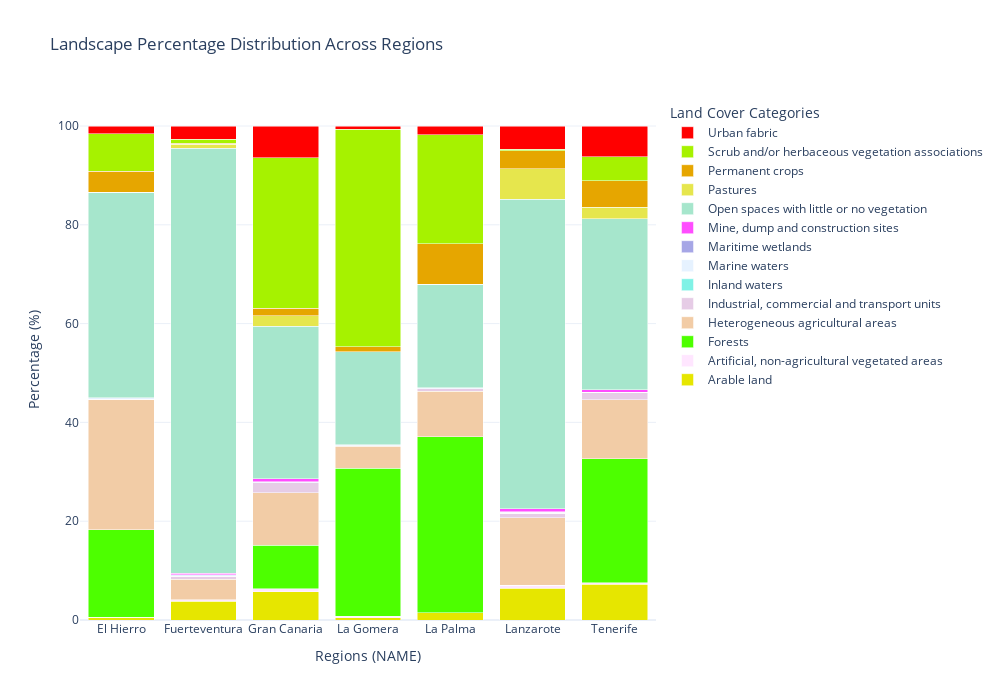

Source (notebook cell):
### Markdown cell above
# Export Plotly Plot as HTML (Optional)

### Code cell
# Step 8: Plot Stacked Bar Chart (Plotly)
# def plot_stacked_bar_chart_plotly(aggregated_data, clc_legend, selected_label):
unique_labels = aggregated_data["SelectedLabel"].unique()
filtered_legend = clc_legend[clc_legend[selected_label].isin(unique_labels)]

def parse_rgb(rgb_str):
    return f"rgb({','.join(rgb_str.split('-'))})"

filtered_legend["RGB_Tuple"] = filtered_legend["RGB"].apply(parse_rgb)
label_to_color = dict(zip(filtered_legend[selected_label], filtered_legend["RGB_Tuple"]))

pivot_data_percentage = aggregated_data.pivot(
    index="NAME", columns="SelectedLabel", values="PixelPercentage"
).fillna(0)

fig = go.Figure()

for label in pivot_data_percentage.columns:
    fig.add_trace(go.Bar(
        x=pivot_data_percentage.index, y=pivot_data_percentage[label],
        name=label, marker_color=label_to_color[label],
        hovertemplate="%{y:.2f}%",  # Format hover label with 1 decimal place and percentage sign
    ))

fig.update_layout(
    height=700, width=1000, barmode='stack', title="Landscape Percentage Distribution Across Regions",
    xaxis_title="Regions (NAME)", yaxis_title="Percentage (%)", legend_title="Land Cover Categories",
    hovermode="x unified", template="plotly_white"
)

# fig.update_layout(
#     autosize=True,
#     margin=dict(l=0, r=0, b=0, t=0),
#     title="Your Plot Title",
#     showlegend=False
# )


fig.show()

# # Plot stacked bar chart (Plotly)
# plot_stacked_bar_chart_plotly(aggregated_data, clc_legend, selected_label)

### Figure 1 — Plotly figure (JSON) as saved in the notebook; plotly's stock layout.template omitted (floating-point values rounded to 4 significant figures)
{"data": [{"hovertemplate": "%{y:.2f}%", "marker": {"color": "rgb(230,230,000)"}, "name": "Arable land", "type": "bar", "x": ["El Hierro", "Fuerteventura", "Gran Canaria", "La Gomera", "La Palma", "Lanzarote", "Tenerife"], "y": [0.5671, 3.759, 5.766, 0.4948, 1.478, 6.396, 7.266]}, {"hovertemplate": "%{y:.2f}%", "marker": {"color": "rgb(255,230,255)"}, "name": "Artificial, non-agricultural vegetated areas", "type": "bar", "x": ["El Hierro", "Fuerteventura", "Gran Canaria", "La Gomera", "La Palma", "Lanzarote", "Tenerife"], "y": [0, 0.343, 0.5528, 0.2583, 0.03398, 0.6544, 0.3061]}, {"hovertemplate": "%{y:.2f}%", "marker": {"color": "rgb(077,255,000)"}, "name": "Forests", "type": "bar", "x": ["El Hierro", "Fuerteventura", "Gran Canaria", "La Gomera", "La Palma", "Lanzarote", "Tenerife"], "y": [17.71, 0, 8.838, 29.97, 35.54, 0, 25.09]}, {"hovertemplate": "%{y:.2f}%", "marker": {"color": "rgb(242,204,166)"}, "name": "Heterogeneous agricultural areas", "type": "bar", "x": ["El Hierro", "Fuerteventura", "Gran Canaria", "La Gomera", "La Palma", "Lanzarote", "Tenerife"], "y": [26.26, 4.115, 10.64, 4.421, 9.278, 13.62, 11.93]}, {"hovertemplate": "%{y:.2f}%", "marker": {"color": "rgb(230,204,230)"}, "name": "Industrial, commercial and transport units", "type": "bar", "x": ["El Hierro", "Fuerteventura", "Gran Canaria", "La Gomera", "La Palma", "Lanzarote", "Tenerife"], "y": [0.1045, 0.6552, 1.943, 0.09788, 0.4629, 0.891, 1.361]}, {"hovertemplate": "%{y:.2f}%", "marker": {"color": "rgb(128,242,230)"}, "name": "Inland waters", "type": "bar", "x": ["El Hierro", "Fuerteventura", "Gran Canaria", "La Gomera", "La Palma", "Lanzarote", "Tenerife"], "y": [0, 0, 0.08712, 0, 0.05804, 0, 0]}, {"hovertemplate": "%{y:.2f}%", "marker": {"color": "rgb(230,242,255)"}, "name": "Marine waters", "type": "bar", "x": ["El Hierro", "Fuerteventura", "Gran Canaria", "La Gomera", "La Palma", "Lanzarote", "Tenerife"], "y": [0.3955, 0.2695, 0.139, 0.2094, 0.1628, 0.2651, 0.1577]}, {"hovertemplate": "%{y:.2f}%", "marker": {"color": "rgb(166,166,230)"}, "name": "Maritime wetlands", "type": "bar", "x": ["El Hierro", "Fuerteventura", "Gran Canaria", "La Gomera", "La Palma", "Lanzarote", "Tenerife"], "y": [0, 0.02046, 0, 0, 0, 0.05562, 0]}, {"hovertemplate": "%{y:.2f}%", "marker": {"color": "rgb(255,077,255)"}, "name": "Mine, dump and construction sites", "type": "bar", "x": ["El Hierro", "Fuerteventura", "Gran Canaria", "La Gomera", "La Palma", "Lanzarote", "Tenerife"], "y": [0, 0.3424, 0.6585, 0, 0.03964, 0.6674, 0.4755]}, {"hovertemplate": "%{y:.2f}%", "marker": {"color": "rgb(166,230,204)"}, "name": "Open spaces with little or no vegetation", "type": "bar", "x": ["El Hierro", "Fuerteventura", "Gran Canaria", "La Gomera", "La Palma", "Lanzarote", "Tenerife"], "y": [41.51, 85.94, 30.83, 18.87, 20.87, 62.62, 34.63]}, {"hovertemplate": "%{y:.2f}%", "marker": {"color": "rgb(230,230,077)"}, "name": "Pastures", "type": "bar", "x": ["El Hierro", "Fuerteventura", "Gran Canaria", "La Gomera", "La Palma", "Lanzarote", "Tenerife"], "y": [0, 0.8869, 2.163, 0, 0, 6.204, 2.315]}, {"hovertemplate": "%{y:.2f}%", "marker": {"color": "rgb(230,166,000)"}, "name": "Permanent crops", "type": "bar", "x": ["El Hierro", "Fuerteventura", "Gran Canaria", "La Gomera", "La Palma", "Lanzarote", "Tenerife"], "y": [4.261, 0.2082, 1.524, 0.9679, 8.203, 3.607, 5.365]}, {"hovertemplate": "%{y:.2f}%", "marker": {"color": "rgb(166,242,000)"}, "name": "Scrub and/or herbaceous vegetation associations", "type": "bar", "x": ["El Hierro", "Fuerteventura", "Gran Canaria", "La Gomera", "La Palma", "Lanzarote", "Tenerife"], "y": [7.649, 0.7346, 30.42, 44.06, 22.12, 0.2923, 4.918]}, {"hovertemplate": "%{y:.2f}%", "marker": {"color": "rgb(255,000,000)"}, "name": "Urban fabric", "type": "bar", "x": ["El Hierro", "Fuerteventura", "Gran Canaria", "La Gomera", "La Palma", "Lanzarote", "Tenerife"], "y": [1.537, 2.721, 6.434, 0.6471, 1.757, 4.724, 6.183]}], "layout": {"barmode": "stack", "height": 700, "hovermode": "x unified", "legend": {"title": {"text": "Land Cover Categories"}}, "title": {"text": "Landscape Percentage Distribution Across Regions"}, "width": 1000, "xaxis": {"autorange": true, "range": [-0.5, 6.5], "title": {"text": "Regions (NAME)"}, "type": "category"}, "yaxis": {"autorange": true, "range": [0, 105.3], "title": {"text": "Percentage (%)"}, "type": "linear"}}}
